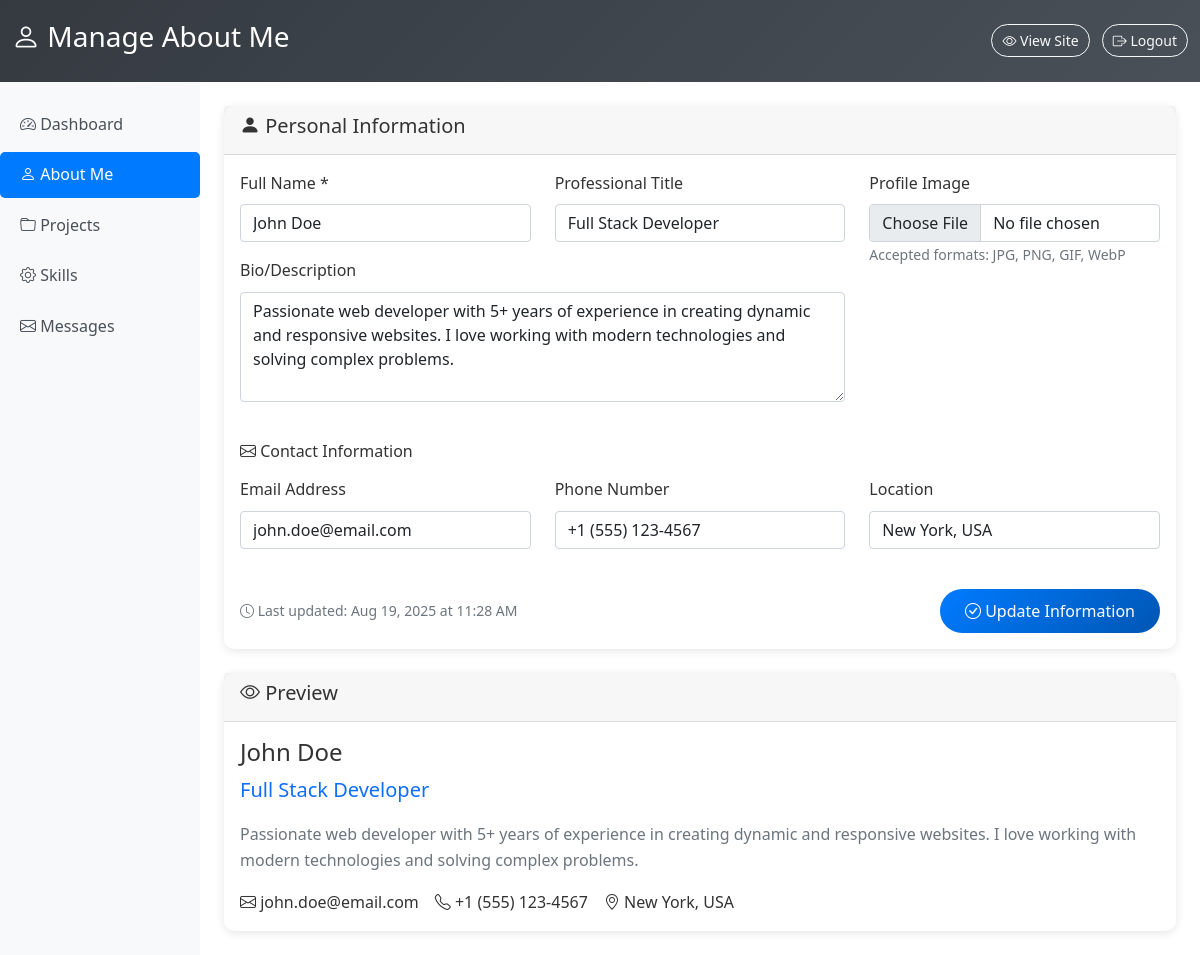
Screenshot of /admin/about.php (signed in) with the database file from the repository.
### tables this page shows
CREATE TABLE IF NOT EXISTS about (
    id INT PRIMARY KEY DEFAULT 1,
    name VARCHAR(100) NOT NULL,
    title VARCHAR(200),
    bio TEXT,
    email VARCHAR(100),
    phone VARCHAR(20),
    location VARCHAR(100),
    profile_image VARCHAR(255),
    updated_at TIMESTAMP DEFAULT CURRENT_TIMESTAMP ON UPDATE CURRENT_TIMESTAMP
);

### admin/about.php (the view, shortened to what this page needs)
<?php
try {
    $pdo = getConnection();
    $stmt = $pdo->query("SELECT * FROM about WHERE id = 1");
    $about = $stmt->fetch(PDO::FETCH_ASSOC);
} catch(PDOException $e) {
    $error = "Database error: " . $e->getMessage();
}
?>
<!DOCTYPE html>
<html lang="en">
<head>
    <link href="https://cdn.jsdelivr.net/npm/bootstrap@5.1.3/dist/css/bootstrap.min.css" rel="stylesheet">
    <link href="https://cdn.jsdelivr.net/npm/bootstrap-icons@1.7.2/font/bootstrap-icons.css" rel="stylesheet">
    <link href="../css/style.css" rel="stylesheet">
</head>
<body>
    <header class="admin-header">
        <div class="container-fluid">
            <div class="row align-items-center">
                <div class="col">
                    <h3><i class="bi bi-person"></i> Manage About Me</h3>
                </div>
                <div class="col-auto">
                    <a href="../index.php" class="btn btn-outline-light btn-sm me-2" target="_blank">
                        <i class="bi bi-eye"></i> View Site
                    </a>
                    <a href="logout.php" class="btn btn-outline-light btn-sm">
                        <i class="bi bi-box-arrow-right"></i> Logout
                    </a>
                </div>
            </div>
        </div>
    </header>
    <div class="container-fluid">
        <div class="row">
            <nav class="col-md-3 col-lg-2 admin-sidebar">
                <ul class="nav flex-column admin-nav">
                    <li class="nav-item">
                        <a class="nav-link" href="index.php">
                            <i class="bi bi-speedometer2"></i> Dashboard
                        </a>
                    </li>
                    <li class="nav-item">
                        <a class="nav-link active" href="about.php">
                            <i class="bi bi-person"></i> About Me
                        </a>
                    </li>
                    <li class="nav-item">
                        <a class="nav-link" href="projects.php">
                            <i class="bi bi-folder"></i> Projects
                        </a>
                    </li>
                    <li class="nav-item">
                        <a class="nav-link" href="skills.php">
                            <i class="bi bi-gear"></i> Skills
                        </a>
                    </li>
                    <li class="nav-item">
                        <a class="nav-link" href="messages.php">
                            <i class="bi bi-envelope"></i> Messages
                        </a>
                    </li>
                </ul>
            </nav>
            <main class="col-md-9 ms-sm-auto col-lg-10 px-md-4">
                <div class="py-4">
                    <div class="card admin-card">
                        <div class="card-header">
                            <h5>
                                <i class="bi bi-person-fill"></i>
                                Personal Information
                            </h5>
                        </div>
                        <div class="card-body">
                            <form method="POST" enctype="multipart/form-data">
                                <div class="row">
                                    <div class="col-md-8">
                                        <div class="row">
                                            <div class="col-md-6">
                                                <div class="mb-3">
                                                    <label for="name" class="form-label">Full Name *</label>
                                                    <input type="text" class="form-control" id="name" name="name" required
                                                           value="<?php echo htmlspecialchars($about['name'] ?? ''); ?>">
                                                </div>
                                            </div>
                                            <div class="col-md-6">
                                                <div class="mb-3">
                                                    <label for="title" class="form-label">Professional Title</label>
                                                    <input type="text" class="form-control" id="title" name="title"
                                                           placeholder="e.g., Full Stack Developer"
                                                           value="<?php echo htmlspecialchars($about['title'] ?? ''); ?>">
                                                </div>
                                            </div>
                                        </div>
                                        <div class="mb-3">
                                            <label for="bio" class="form-label">Bio/Description</label>
                                            <textarea class="form-control" id="bio" name="bio" rows="4"
                                                      placeholder="Tell visitors about yourself, your experience, skills, and interests..."><?php echo htmlspecialchars($about['bio'] ?? ''); ?></textarea>
                                        </div>
                                    </div>
                                    <div class="col-md-4">
                                        <div class="mb-3">
                                            <label for="profile_image" class="form-label">Profile Image</label>
                                            <input type="file" class="form-control" id="profile_image" name="profile_image"
                                                   accept="image/*" onchange="previewImage(this)">
                                            <small class="form-text text-muted">Accepted formats: JPG, PNG, GIF, WebP</small>
                                        </div>
                                    </div>
                                </div>
                                <h6 class="mt-4 mb-3"><i class="bi bi-envelope"></i> Contact Information</h6>
                                <div class="row">
                                    <div class="col-md-4">
                                        <div class="mb-3">
                                            <label for="email" class="form-label">Email Address</label>
                                            <input type="email" class="form-control" id="email" name="email"
                                                   value="<?php echo htmlspecialchars($about['email'] ?? ''); ?>">
                                        </div>
                                    </div>
                                    <div class="col-md-4">
                                        <div class="mb-3">
                                            <label for="phone" class="form-label">Phone Number</label>
                                            <input type="tel" class="form-control" id="phone" name="phone"
                                                   value="<?php echo htmlspecialchars($about['phone'] ?? ''); ?>">
                                        </div>
                                    </div>
                                    <div class="col-md-4">
                                        <div class="mb-3">
                                            <label for="location" class="form-label">Location</label>
                                            <input type="text" class="form-control" id="location" name="location"
                                                   placeholder="e.g., New York, USA"
                                                   value="<?php echo htmlspecialchars($about['location'] ?? ''); ?>">
                                        </div>
                                    </div>
                                </div>
                                <div class="d-flex justify-content-between align-items-center mt-4">
                                    <div>
                                        <?php if ($about): ?>
                                            <small class="text-muted">
                                                <i class="bi bi-clock"></i>
                                                Last updated: <?php echo date('M j, Y \a\t g:i A', strtotime($about['updated_at'])); ?>
                                            </small>
                                        <?php endif; ?>
                                    </div>
                                    <button type="submit" class="btn btn-primary">
                                        <i class="bi bi-check-circle"></i>
                                        <?php echo $about ? 'Update Information' : 'Save Information'; ?>
                                    </button>
                                </div>
                            </form>
                        </div>
                    </div>
                    <?php if ($about): ?>
                    <div class="card admin-card mt-4">
                        <div class="card-header">
                            <h5><i class="bi bi-eye"></i> Preview</h5>
                        </div>
                        <div class="card-body">
                            <div class="row">
                                <?php if (!empty($about['profile_image'])): ?>
                                <div class="col-md-3 text-center">
                                    <img src="../uploads/<?php echo htmlspecialchars($about['profile_image']); ?>"
                                         class="img-fluid rounded-circle" style="max-width: 150px;"
                                         alt="Profile">
                                </div>
                                <div class="col-md-9">
                                <?php else: ?>
                                <div class="col-12">
                                <?php endif; ?>
                                    <h4><?php echo htmlspecialchars($about['name']); ?></h4>
                                    <?php if ($about['title']): ?>
                                        <p class="text-primary fs-5"><?php echo htmlspecialchars($about['title']); ?></p>
                                    <?php endif; ?>
                                    <?php if ($about['bio']): ?>
                                        <p class="text-muted"><?php echo nl2br(htmlspecialchars($about['bio'])); ?></p>
                                    <?php endif; ?>
                                    <div class="d-flex flex-wrap gap-3 mt-3">
                                        <?php if ($about['email']): ?>
                                            <div><i class="bi bi-envelope"></i> <?php echo htmlspecialchars($about['email']); ?></div>
                                        <?php endif; ?>
                                        <?php if ($about['phone']): ?>
                                            <div><i class="bi bi-telephone"></i> <?php echo htmlspecialchars($about['phone']); ?></div>
                                        <?php endif; ?>
                                        <?php if ($about['location']): ?>
                                            <div><i class="bi bi-geo-alt"></i> <?php echo htmlspecialchars($about['location']); ?></div>
                                        <?php endif; ?>
                                    </div>
                                </div>
                            </div>
                        </div>
                    </div>
                    <?php endif; ?>
                </div>
            </main>
        </div>
    </div>
</body>
</html>

### css/style.css (style rules this page uses)
body { font-family: 'Segoe UI', Tahoma, Geneva, Verdana, sans-serif; line-height: 1.6; color: #333; }
.btn { border-radius: 25px; padding: 10px 25px; font-weight: 500; transition: all 0.3s ease; }
.btn-primary { background: linear-gradient(135deg, #007bff, #0056b3); border: none; }
html { scroll-behavior: smooth; }
.admin-header { background: linear-gradient(135deg, #343a40, #495057); color: white; padding: 20px 0; }
.admin-sidebar { background-color: #f8f9fa; min-height: calc(100vh - 76px); padding: 20px 0; }
.admin-nav .nav-link { color: #495057; padding: 10px 20px; border-radius: 5px; margin-bottom: 5px; transition: all 0.3s ease; }
.admin-nav .nav-link:hover, .admin-nav .nav-link.active { background-color: #007bff; color: white; }
.admin-card { border: none; border-radius: 10px; box-shadow: 0 2px 10px rgba(0, 0, 0, 0.1); }
.btn-sm { padding: 5px 10px; font-size: 0.875rem; }
.form-label { font-weight: 500; margin-bottom: 8px; }

### rows the page displays
about: name "John Doe", title "Full Stack Developer", bio "Passionate web developer with 5+ years of experience in creating dynamic and responsive websites. I love working with modern technologies and solving complex problems.", email "john.doe@email.com", phone "+1 (555) 123-4567", location "New York, USA", updated_at "Aug 19, 2025 at 11:28 AM"
